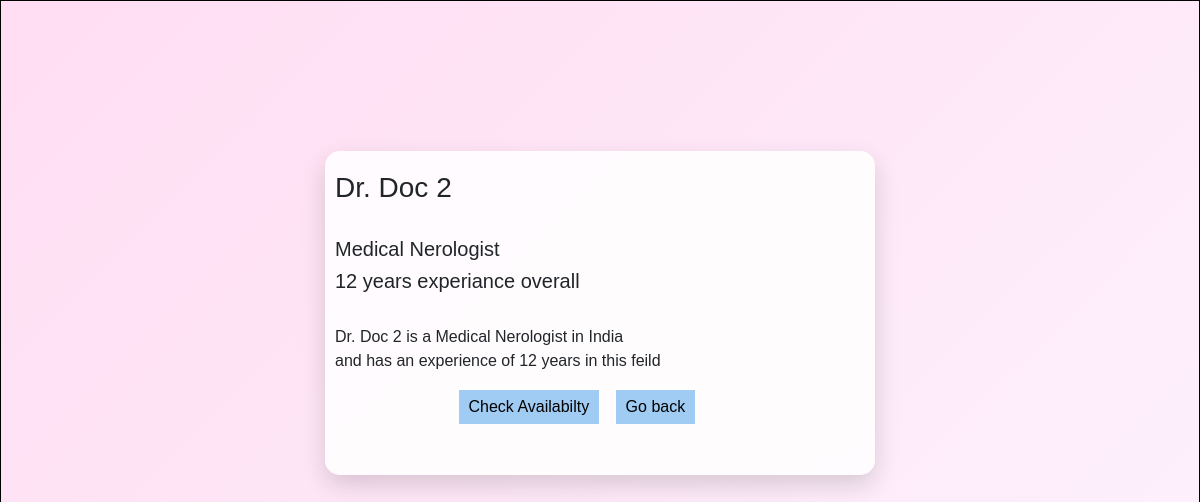
The app's page /doctor_detail/2/25N02, older data.
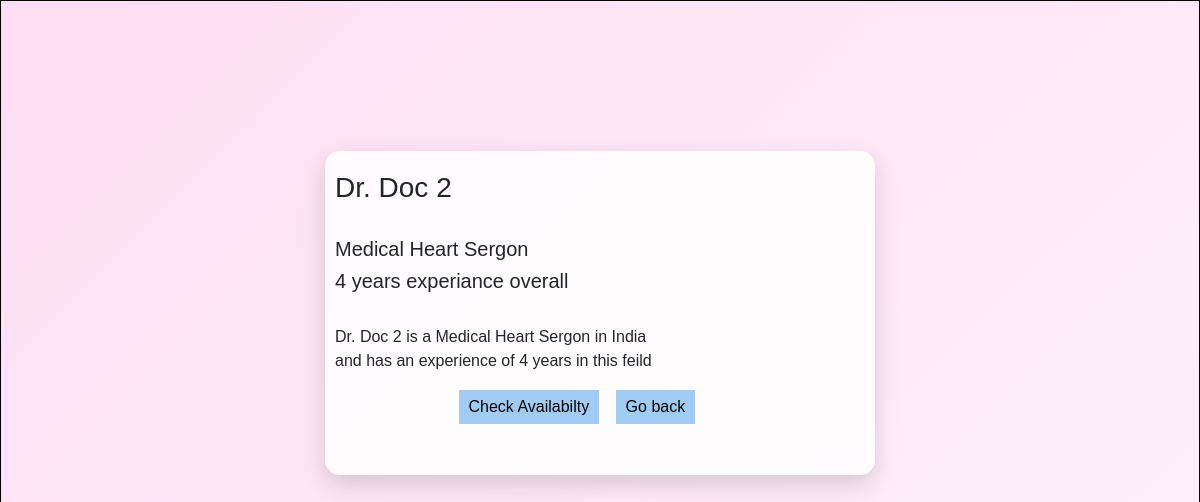
The same page, newer data.
### application/models.py (models this page shows)
class Doctor(db.Model):
  id = db.Column(db.String(), primary_key = True)
  doctor_pass = db.Column(db.String(), nullable = False)
  doctor_name = db.Column(db.String(), nullable = False)
  doctor_specs = db.Column(db.String(), nullable = False)
  doctor_exp = db.Column(db.Integer)
  type = db.Column(db.String, default="Doctor")
  requests=db.relationship("Request", backref="doctor")

### application/controllers.py (the view)
@app.route("/doctor_detail/<int:user_id>/<doctor_id>")
def doc_detail(doctor_id,user_id):
  this_user = User.query.filter_by(id=user_id).first()
  this_doctor = Doctor.query.filter_by(id=doctor_id).first()
  return render_template("/doc-detail.html", this_doctor=this_doctor, this_user=this_user)

### Templates/doc-detail.html (shortened to what this page needs)
<!DOCTYPE html>
<html lang="en">
<head>
  <link rel="stylesheet" href="/static/style.css">
  <link href="https://cdn.jsdelivr.net/npm/bootstrap@5.0.2/dist/css/bootstrap.min.css" rel="stylesheet">
</head>
<body>
  <div id="main-login">
    <div id="canvas-login">
      <div id="form-body-login">
        <h3>
          Dr. {{this_doctor.doctor_name}}
        </h3></br>
        <h5>
          Medical {{this_doctor.doctor_specs}}
        </h5>
        <h5>{{this_doctor.doctor_exp}} years experiance overall</h5></br>
        <p>Dr. {{this_doctor.doctor_name}} is a Medical {{this_doctor.doctor_specs}} in India </br>and has an experience of {{this_doctor.doctor_exp}} years in this feild</p>
        <button class="check-button" onclick="document.location='/availability/{{this_user.id}}/{{this_doctor.id}}'">Check Availabilty</button>
        <button class="back-button" onclick="window.history.back()">Go back</button>
      </div>
    </div>
  </div>
</body>
</html>

Row changes from the older to the newer data that the page shows:
changed Doctor "Doc 2": doctor_specs "Nerologist" → "Heart Sergon"; doctor_exp "12" → "4"
